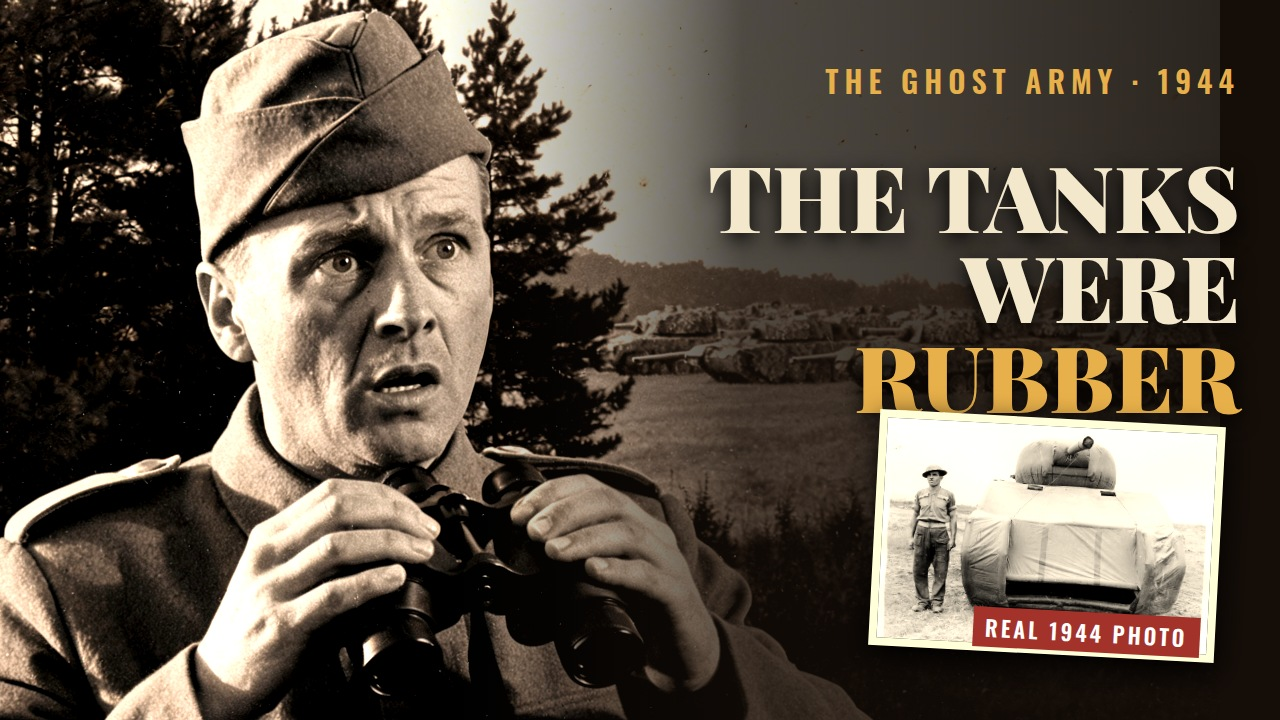
#> input picture videos/canal_eua/ep01_ghost_army/capa_A_rival_chocado.jpg, 1280 x 720 px
$ python frame.py ../capa_A_rival_chocado.jpg ../capa_B_caiu_nisso.jpg ../capa_B_caiu_nisso.jpg
#> lines starting #> are read from the running program, lines starting #| are printed output that depends on the picture
#> in make, im is the input picture: PIL image 1280x720 RGB; mean R, G, B 91.3, 81, 68.9
# Compõe foto de arquivo em quadro 2112x1188: fundo desfocado escuro + foto com borda creme e sombra, tom sépia leve.
import sys
from PIL import Image, ImageFilter, ImageOps, ImageEnhance
W,H=2112,1188
def sepia(im,amt=.35):
#> called with amt = 0.35
    g=ImageOps.grayscale(im).convert('RGB')
    s=ImageOps.colorize(ImageOps.grayscale(im),(30,22,14),(242,228,200)).convert('RGB')
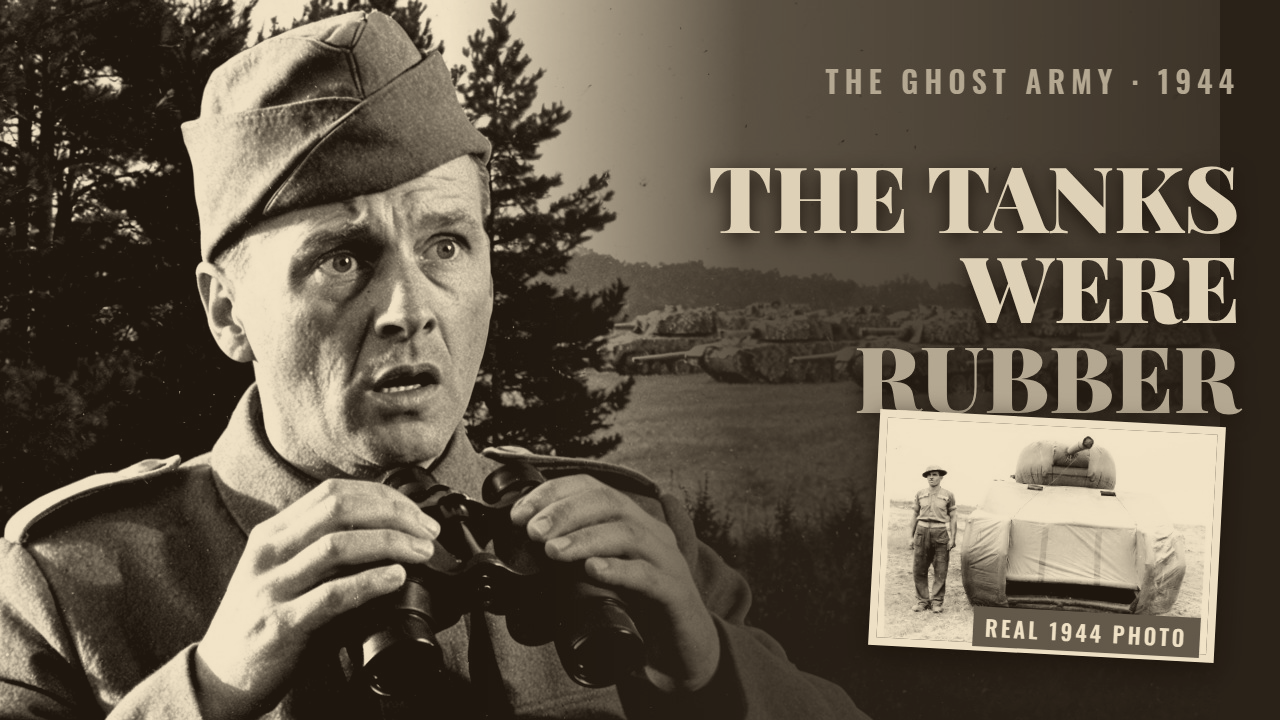
#> s: PIL image 1280x720 RGB; mean R, G, B 98.3, 88.4, 73.9
    return Image.blend(g,s,amt)
def make(src,dst,full=False,crop=None):
    im=Image.open(src).convert('RGB')
    if crop: im=im.crop(crop)
    im=sepia(im)
    if full:
        r=max(W/im.width,H/im.height); im=im.resize((int(im.width*r)+1,int(im.height*r)+1),Image.LANCZOS)
        x=(im.width-W)//2; y=(im.height-H)//2; im.crop((x,y,x+W,y+H)).save(dst,quality=90); return
    bg=im.copy(); r=max(W/bg.width,H/bg.height); bg=bg.resize((int(bg.width*r)+1,int(bg.height*r)+1)).crop((0,0,W,H))
#> after `r = max(W / bg.width, H / bg.height)`: r = 1.65
    bg=ImageEnhance.Brightness(bg.filter(ImageFilter.GaussianBlur(40))).enhance(.35)
    mw,mh=int(W*.86),int(H*.86); r=min(mw/im.width,mh/im.height); ph=im.resize((int(im.width*r),int(im.height*r)),Image.LANCZOS)
#> after `r = min(mw / im.width, mh / im.height)`: r = 1.42
#> after `ph = im.resize((int(im.width * r), int(im.height * r)), Image.LANCZOS)`:
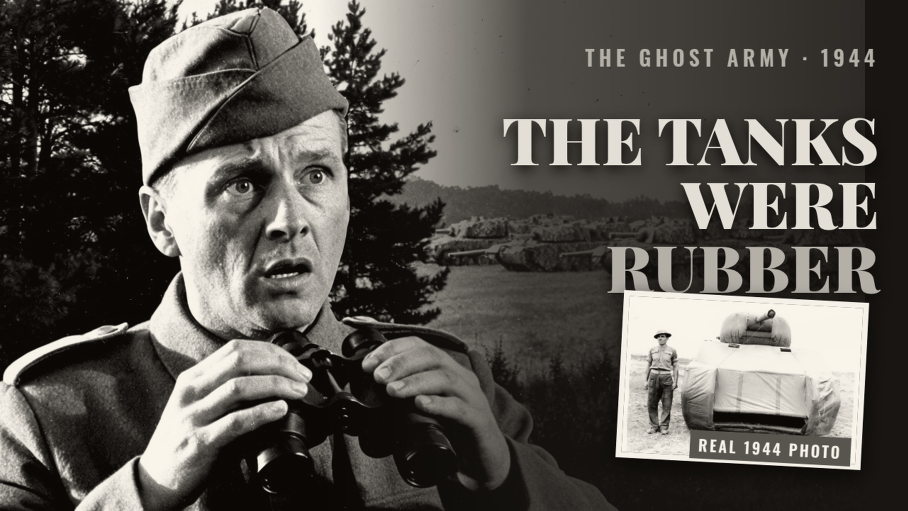
#> ph: PIL image 1815x1021 RGB (shown at 1/2 size); mean R, G, B 87.7, 84.2, 79.1
    b=14; card=Image.new('RGB',(ph.width+2*b,ph.height+2*b),(236,226,204)); card.paste(ph,(b,b))
#> after `card = Image.new('RGB', (ph.width + 2 * b, ph.height + 2 * b), (236, 2`:
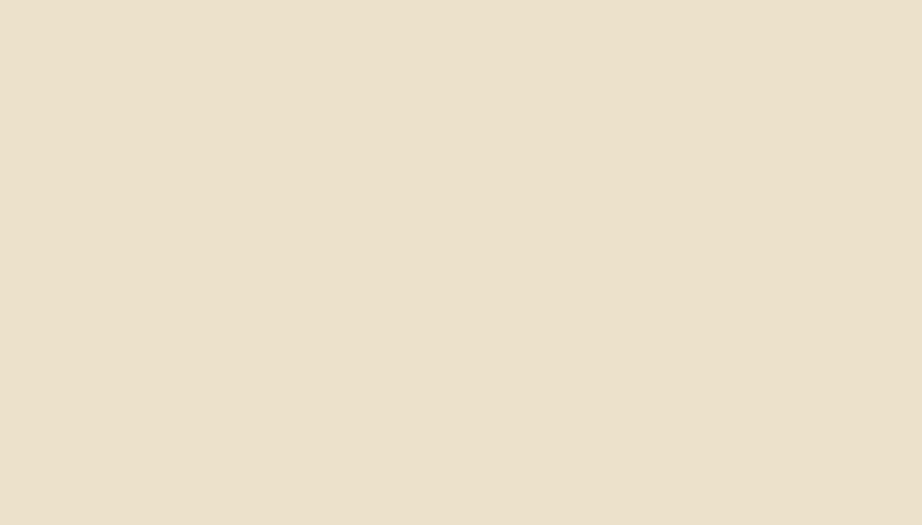
#> card: PIL image 1843x1049 RGB (shown at 1/2 size); mean R, G, B 236, 226, 204
#> after `card.paste(ph, (b, b))`:
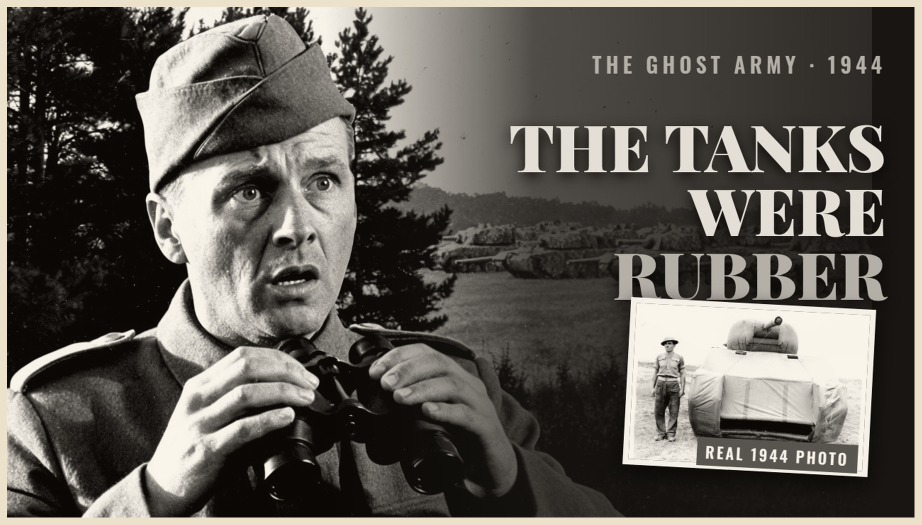
#> card: PIL image 1843x1049 RGB (shown at 1/2 size); mean R, G, B 93.9, 90.1, 84.3
    sh=Image.new('RGBA',(card.width+60,card.height+60),(0,0,0,0));
#> sh: PIL image 1903x1109 RGBA; every value is 0
    shadow=Image.new('RGBA',(card.width,card.height),(0,0,0,170)); sh.paste(shadow,(30,40)); sh=sh.filter(ImageFilter.GaussianBlur(18))
#> after `sh = sh.filter(ImageFilter.GaussianBlur(18))`:
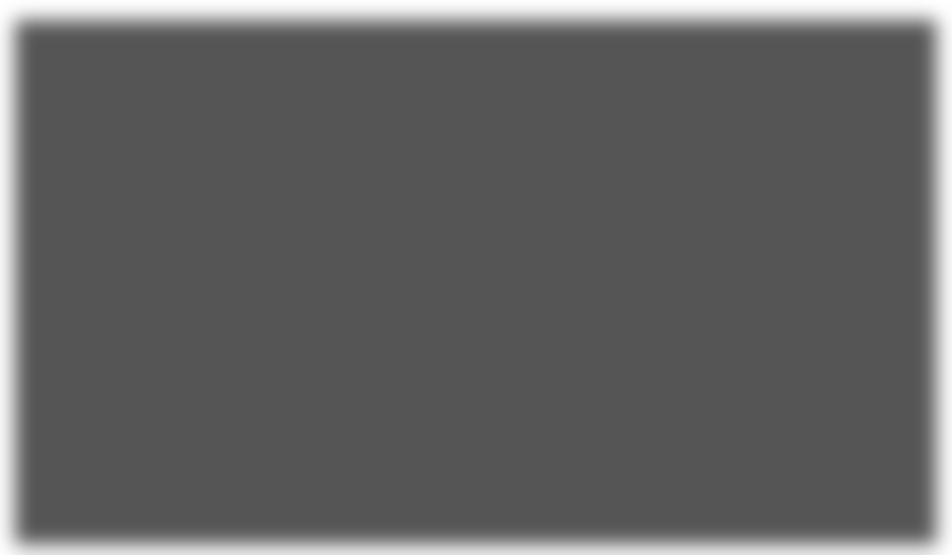
#> sh: PIL image 1903x1109 RGBA (shown at 1/2 size); mean R, G, B, A 0, 0, 0, 155.6; transparent parts drawn white
    x=(W-card.width)//2; y=(H-card.height)//2
#> after `x = (W - card.width) // 2`: x = 134
#> after `y = (H - card.height) // 2`: y = 69
    bg.paste(sh,(x-30,y-30),sh); bg.paste(card,(x,y)); bg.save(dst,quality=90)
#> after `bg.paste(sh, (x - 30, y - 30), sh)`:
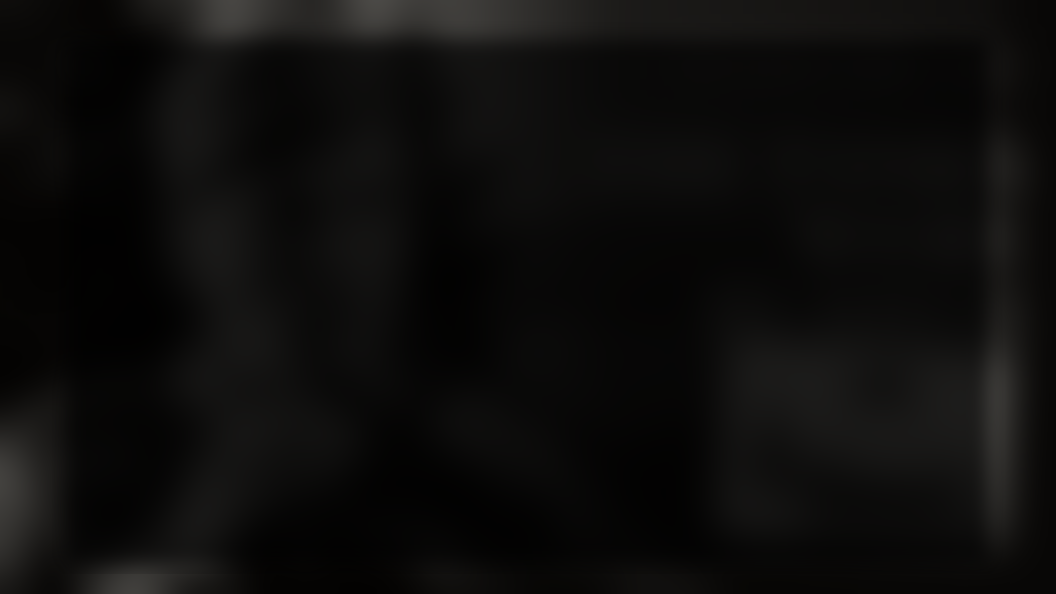
#> bg: PIL image 2112x1188 RGB (shown at 1/2 size); mean R, G, B 13.5, 12.9, 12
#> after `bg.paste(card, (x, y))`:
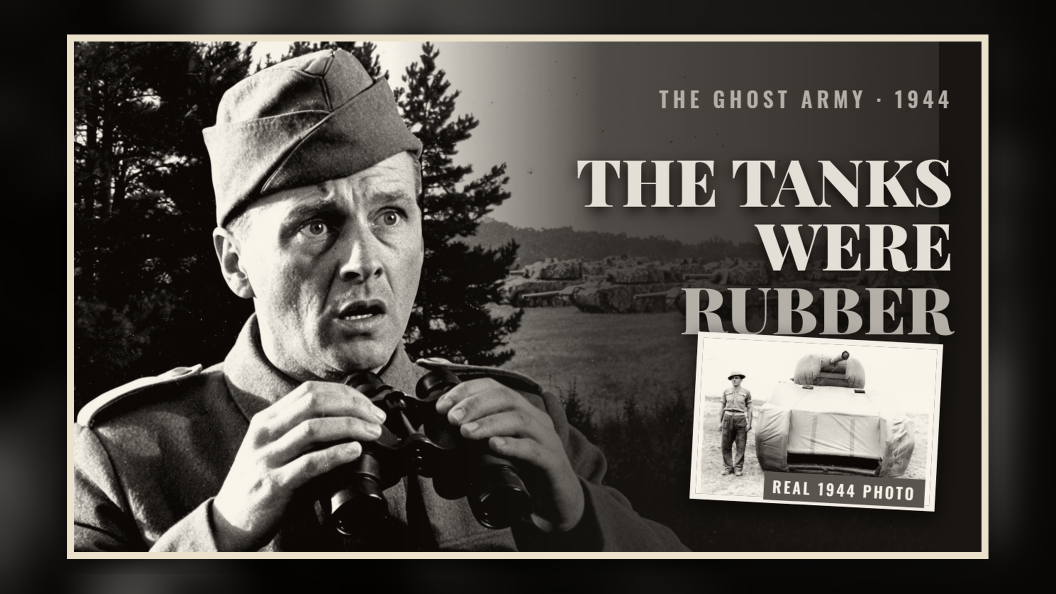
#> bg: PIL image 2112x1188 RGB (shown at 1/2 size); mean R, G, B 77, 73.8, 69
if __name__=='__main__':
    make(sys.argv[1],sys.argv[2],full=len(sys.argv)>3 and sys.argv[3]=='full')

$ run again, on videos/canal_eua/ep01_ghost_army/capa_C_top_secret.jpg
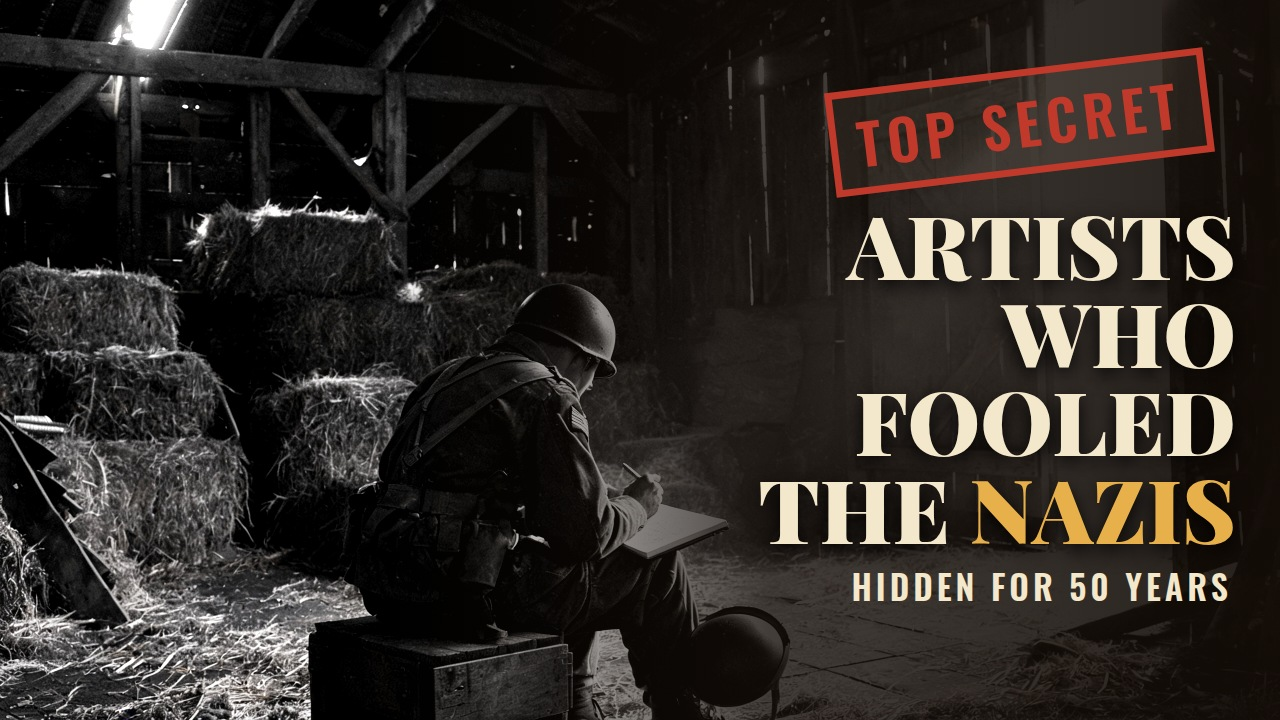
#> input picture videos/canal_eua/ep01_ghost_army/capa_C_top_secret.jpg, 1280 x 720 px
#> in make, im is the input picture: PIL image 1280x720 RGB; mean R, G, B 47.3, 41.7, 37.3
#> in sepia, `s=ImageOps.colorize(ImageOps.grayscale(im),(30,22,14),(242,228,200)).c..`:
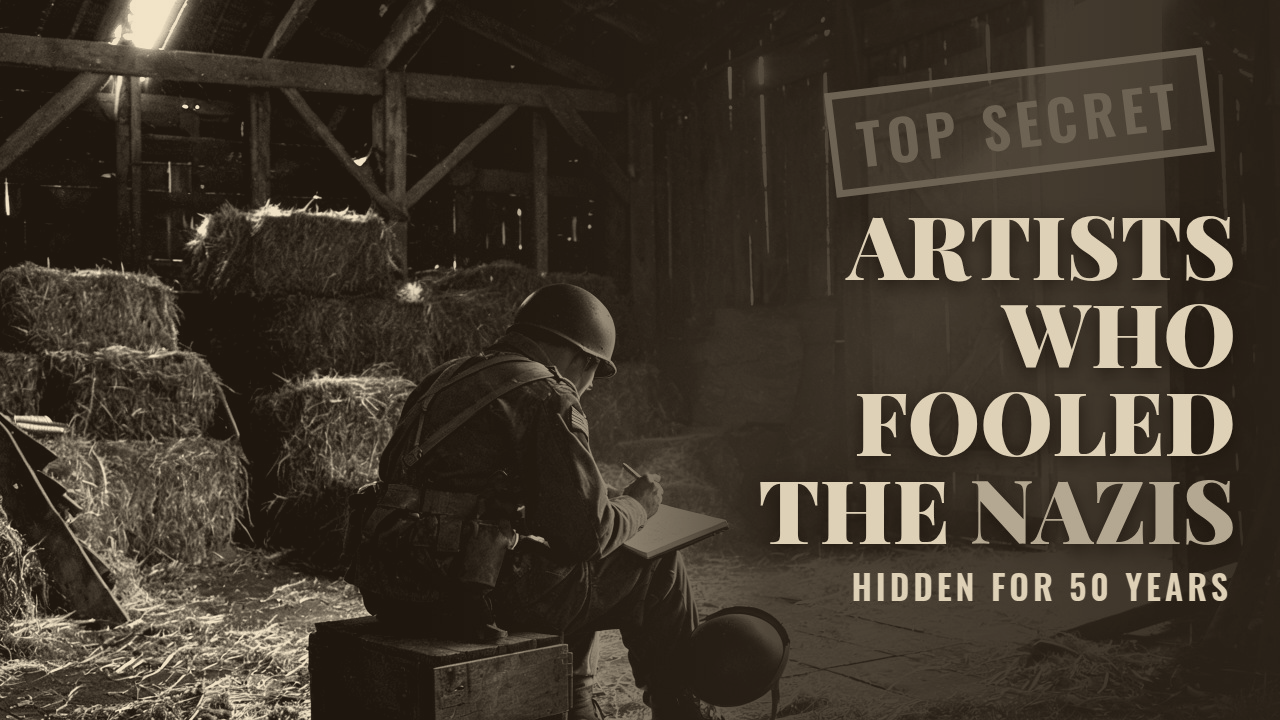
#> s: PIL image 1280x720 RGB; mean R, G, B 65.1, 56.2, 44.8
#> in make, `bg.paste(card, (x, y))`:
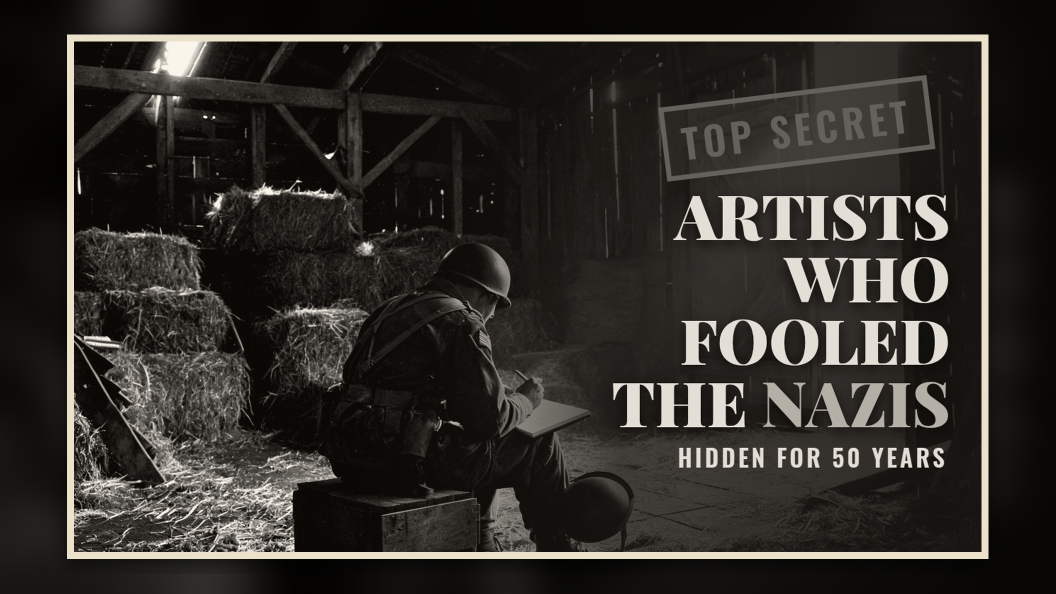
#> bg: PIL image 2112x1188 RGB (shown at 1/2 size); mean R, G, B 47.8, 44.9, 41
